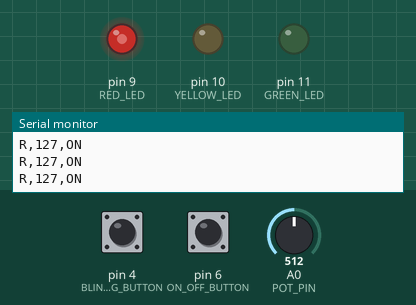
The program below on a simulated Arduino Uno, built with avr-gcc and run on an emulated ATmega328P. Shown: output pins drawn as LEDs (lit = HIGH), the last lines printed to the serial monitor. Dashed ring = blinking. The inputs (shaded band) are chosen by the test bench; at power-on: pin 4 (BLINKING_BUTTON) HIGH, A0 (POT_PIN) = 512, pin 6 (ON_OFF_BUTTON) HIGH.

Above: at 1.2 s.
1.3 s: pin 4 (BLINKING_BUTTON) pulled LOW for 0.15 s
4.3 s: pin 4 (BLINKING_BUTTON) pulled LOW for 1 s
At 6.1 s:
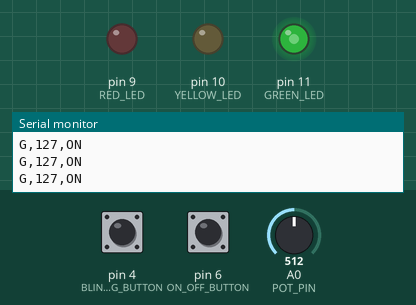
8.3 s: A0 (POT_PIN) set to 716
At 8.7 s:
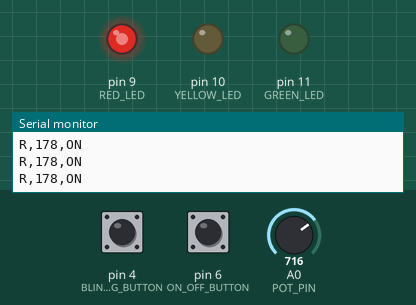
11.3 s: pin 4 (BLINKING_BUTTON) pulled LOW for 0.15 s
At 11.55 s:
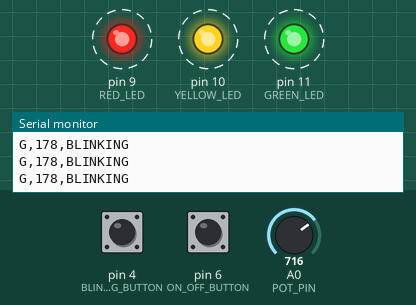
14.4 s: pin 6 (ON_OFF_BUTTON) pulled LOW for 0.15 s
16.3 s: pin 6 (ON_OFF_BUTTON) pulled LOW for 1 s
At 17.6 s:
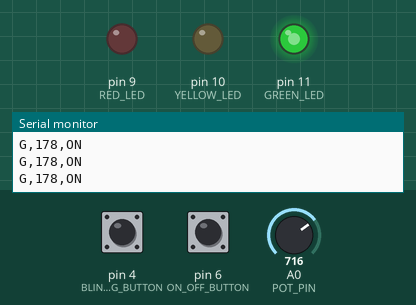
Timing chart, 0 to 21.3 s (numbered marks = the images above; inputs shaded):
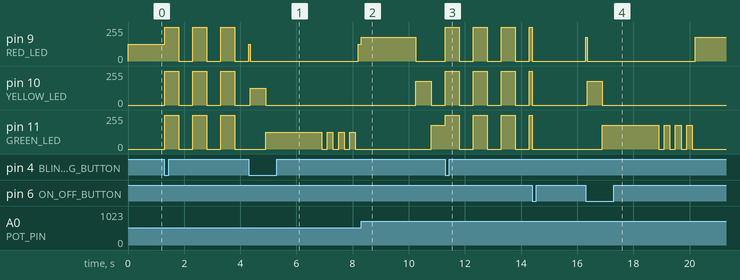

The program:

main.cpp
```cpp
#include <Arduino.h>
#include <TaskScheduler.h>
#include <PinChangeInterrupt.h>

// ------------------- 핀 설정 -------------------
const int EMERGENCY_BUTTON = 2; // 비상 버튼 핀
const int BLINKING_BUTTON = 4;  // 점멸 버튼 핀
const int ON_OFF_BUTTON = 6;    // ON/OFF 버튼 핀

const int RED_LED = 9;     // 빨간 LED 핀
const int YELLOW_LED = 10; // 노란 LED 핀
const int GREEN_LED = 11;  // 초록 LED 핀

const int POT_PIN = A0; // 가변저항 핀

// ------------------- 모드 및 상태 -------------------
enum Mode
{
    OFF,       // 시스템 꺼짐
    EMERGENCY, // 비상 모드 (빨간불만 켜짐)
    BLINKING,  // 모든 LED가 점멸
    NORMAL     // 정상 교통 신호 모드
};

Mode currentMode = NORMAL; // 초기 상태: NORMAL 모드

// NORMAL 모드에서의 신호 상태 (0=RED, 1=YELLOW, 2=GREEN, 3=GREEN_BLINK)
int trafficState = 0;

// ------------------- 시간 설정(기본값) -------------------
int RED_TIME = 2000;
int YELLOW_TIME = 500;
int GREEN_TIME = 2000;

// LED 점멸 간격 (BLINKING 모드에서 사용)
const int BLINK_INTERVAL = 500;

// ------------------- 전역 변수 -------------------
Scheduler ts;                                          // TaskScheduler 객체 생성
Task tStateMachine(50, TASK_FOREVER, NULL, &ts, true); // 50ms 간격으로 stateMachineTask 실행

unsigned long lastStateChange = 0; // 마지막 상태 변경 시간
int ledBrightness = 255;           // 가변저항 값으로 조절할 LED 밝기 (0~255)

// Green LED 점멸 상태 저장 변수
bool gGreenLEDIsOn = false;

// ------------------- 함수 선언 -------------------
void stateMachineTask();
void onEmergencyButton();
void onBlinkingButton();
void onPowerButton();
void receiveTimeFromP5();
void sendStateToP5(const String &mode);
String getColorName(int state);

void setup()
{
    Serial.begin(9600);

    // LED 핀을 출력으로 설정
    pinMode(RED_LED, OUTPUT);
    pinMode(YELLOW_LED, OUTPUT);
    pinMode(GREEN_LED, OUTPUT);

    // 버튼 핀을 입력 풀업 모드로 설정 (LOW가 눌림 상태)
    pinMode(EMERGENCY_BUTTON, INPUT_PULLUP);
    pinMode(BLINKING_BUTTON, INPUT_PULLUP);
    pinMode(ON_OFF_BUTTON, INPUT_PULLUP);

    // 버튼 인터럽트 설정
    attachPCINT(digitalPinToPCINT(EMERGENCY_BUTTON), onEmergencyButton, CHANGE);
    attachPCINT(digitalPinToPCINT(BLINKING_BUTTON), onBlinkingButton, CHANGE);
    attachPCINT(digitalPinToPCINT(ON_OFF_BUTTON), onPowerButton, CHANGE);

    // stateMachineTask 함수를 주기적으로 실행하도록 설정
    tStateMachine.setCallback(stateMachineTask);
}

void loop()
{
    receiveTimeFromP5(); // p5.js에서 시간 데이터를 받아오기
    ts.execute();        // TaskScheduler 실행
}

// --------------------------------------------------
// 버튼 인터럽트
// --------------------------------------------------
void onEmergencyButton()
{
    if (digitalRead(EMERGENCY_BUTTON) == LOW)
    {
        if (currentMode == EMERGENCY)
        {
            currentMode = NORMAL;
            trafficState = 0;
        }
        else
        {
            currentMode = EMERGENCY;
        }
    }
}

void onBlinkingButton()
{
    if (digitalRead(BLINKING_BUTTON) == LOW)
    {
        if (currentMode == BLINKING)
        {
            currentMode = NORMAL;
            trafficState = 0;
        }
        else
        {
            currentMode = BLINKING;
        }
    }
}

void onPowerButton()
{
    if (digitalRead(ON_OFF_BUTTON) == LOW)
    {
        if (currentMode == OFF)
        {
            currentMode = NORMAL;
            trafficState = 0;
        }
        else
        {
            currentMode = OFF;
        }
    }
}

// --------------------------------------------------
// stateMachineTask: 50ms 간격
// --------------------------------------------------
void stateMachineTask()
{
    ledBrightness = map(analogRead(POT_PIN), 0, 1023, 0, 255);

    static bool greenBlinkActive = false;
    static unsigned long greenBlinkStart = 0;
    static unsigned long greenBlinkLastToggle = 0;
    static int greenBlinkToggleCount = 0;
    static bool greenLEDState = false;

    switch (currentMode)
    {
    case OFF:
        digitalWrite(RED_LED, LOW);
        digitalWrite(YELLOW_LED, LOW);
        digitalWrite(GREEN_LED, LOW);
        gGreenLEDIsOn = false;
        sendStateToP5("OFF");
        break;

    case EMERGENCY:
        digitalWrite(RED_LED, HIGH);
        digitalWrite(YELLOW_LED, LOW);
        digitalWrite(GREEN_LED, LOW);
        gGreenLEDIsOn = false;
        sendStateToP5("EMERGENCY");
        break;

    case BLINKING:
    {
        static unsigned long lastBlink = 0;
        static bool ledState = false;
        if (millis() - lastBlink >= BLINK_INTERVAL)
        {
            ledState = !ledState;
            digitalWrite(RED_LED, ledState);
            digitalWrite(YELLOW_LED, ledState);
            digitalWrite(GREEN_LED, ledState);
            lastBlink = millis();
        }
        gGreenLEDIsOn = digitalRead(GREEN_LED);
        sendStateToP5("BLINKING");
        break;
    }

    case NORMAL:
    {
        unsigned long now = millis();

        if (trafficState == 3)
        {
            if (now - greenBlinkStart >= 2000 || greenBlinkToggleCount >= 6)
            {
                trafficState = 0;
                lastStateChange = now;
                greenBlinkActive = false;
                digitalWrite(GREEN_LED, LOW);
                gGreenLEDIsOn = false;
            }
            else
            {
                if (now - greenBlinkLastToggle >= 167)
                {
                    greenLEDState = !greenLEDState;
                    analogWrite(GREEN_LED, greenLEDState ? ledBrightness : 0);
                    greenBlinkLastToggle = now;
                    greenBlinkToggleCount++;
                    gGreenLEDIsOn = greenLEDState;
                }
                digitalWrite(RED_LED, LOW);
                digitalWrite(YELLOW_LED, LOW);
            }
            sendStateToP5("ON");
            break;
        }

        switch (trafficState)
        {
        case 0: // RED
            analogWrite(RED_LED, ledBrightness);
            digitalWrite(YELLOW_LED, LOW);
            digitalWrite(GREEN_LED, LOW);
            gGreenLEDIsOn = false;
            if (now - lastStateChange > RED_TIME)
            {
                trafficState = 1;
                lastStateChange = now;
            }
            break;

        case 1: // YELLOW
            digitalWrite(RED_LED, LOW);
            analogWrite(YELLOW_LED, ledBrightness);
            digitalWrite(GREEN_LED, LOW);
            gGreenLEDIsOn = false;
            if (now - lastStateChange > YELLOW_TIME)
            {
                trafficState = 2;
                lastStateChange = now;
            }
            break;

        case 2: // GREEN
            digitalWrite(RED_LED, LOW);
            digitalWrite(YELLOW_LED, LOW);
            analogWrite(GREEN_LED, ledBrightness);
            gGreenLEDIsOn = true;
            if (now - lastStateChange > GREEN_TIME)
            {
                trafficState = 3;
                greenBlinkActive = true;
                greenBlinkStart = now;
                greenBlinkLastToggle = now;
                greenBlinkToggleCount = 0;
                greenLEDState = false;
                digitalWrite(GREEN_LED, LOW);
                gGreenLEDIsOn = false;
                lastStateChange = now;
            }
            break;
        }
        sendStateToP5("ON");
        break;
    }
    }
}

// --------------------------------------------------
// p5.js -> 아두이노 : "R,Y,G" 형태의 문자열 수신
// --------------------------------------------------
void receiveTimeFromP5()
{
    if (Serial.available())
    {
        String input = Serial.readStringUntil('\n');
        input.trim();

        // 모드 명령 처리: 문자열이 "MODE:"로 시작하면 모드 변경
        if (input.startsWith("MODE:"))
        {
            String modeCmd = input.substring(5);
            modeCmd.trim();
            if (modeCmd == "R")
                currentMode = EMERGENCY;
            else if (modeCmd == "B")
                currentMode = BLINKING; // 예시: "B"를 BLINKING으로 처리할 수도 있음.
            else if (modeCmd == "OPEN")
                currentMode = NORMAL;
            else if (modeCmd == "EMERGENCY")
                currentMode = EMERGENCY;
            else if (modeCmd == "BLINKING")
                currentMode = BLINKING;
            else if (modeCmd == "Y")
                currentMode = NORMAL; // 예시: Y 모드에 따른 처리는 필요에 따라 변경
            else if (modeCmd == "ONOFF")
                currentMode = OFF; // 예시: ON/OFF 버튼과 연동하도록
            // 모드 변경 후, LED 시간 값은 그대로 유지하거나 추가 조정 가능
        }
        else
        {
            int r, y, g;
            if (sscanf(input.c_str(), "%d,%d,%d", &r, &y, &g) == 3)
            {
                RED_TIME = r;
                YELLOW_TIME = y;
                GREEN_TIME = g;
            }
        }
    }
}

// --------------------------------------------------
// 아두이노 -> p5.js : 상태 전송 ("R,ledBrightness,mode" 형태)
// --------------------------------------------------
void sendStateToP5(const String &mode)
{
    String color = getColorName(trafficState);
    String stateString = color + "," + String(ledBrightness) + "," + mode;
    Serial.println(stateString);
}

// --------------------------------------------------
// state(0~3) + gGreenLEDIsOn(ON/OFF)에 따라 문자열 리턴
// --------------------------------------------------
String getColorName(int state)
{
    switch (state)
    {
    case 0:
        return "R";
    case 1:
        return "Y";
    case 2:
        return "G";
    case 3:
        return (gGreenLEDIsOn ? "G" : "B");
    default:
        return "X";
    }
}
```

Measured:
- after the input at 8.3 s, pin 9 (RED_LED): 127/255 → 178/255 at once, → 0/255 1.9 s later; pin 11 (GREEN_LED): 0/255 → 178/255 after 2.5 s
- after the input at 11.3 s, pin 10 (YELLOW_LED), pin 11 (GREEN_LED): alternates 255/255 for 0.50 s and 0/255 for 0.50 s, starting at once
- after the input at 16.3 s, pin 9 (RED_LED): 0/255 → 178/255 after 3.9 s; pin 10 (YELLOW_LED): 0/255 → 178/255 after 0.05 s, → 0/255 0.55 s later; pin 11 (GREEN_LED): 0/255 → 178/255 after 0.60 s, then repeats every 0.40 s: 0/255 0.20 s, 178/255 0.20 s, until it stays 0/255 from 20.1 s
- by itself, pin 11 (GREEN_LED): repeats every 0.40 s: 0/255 0.20 s, 127/255 0.20 s
